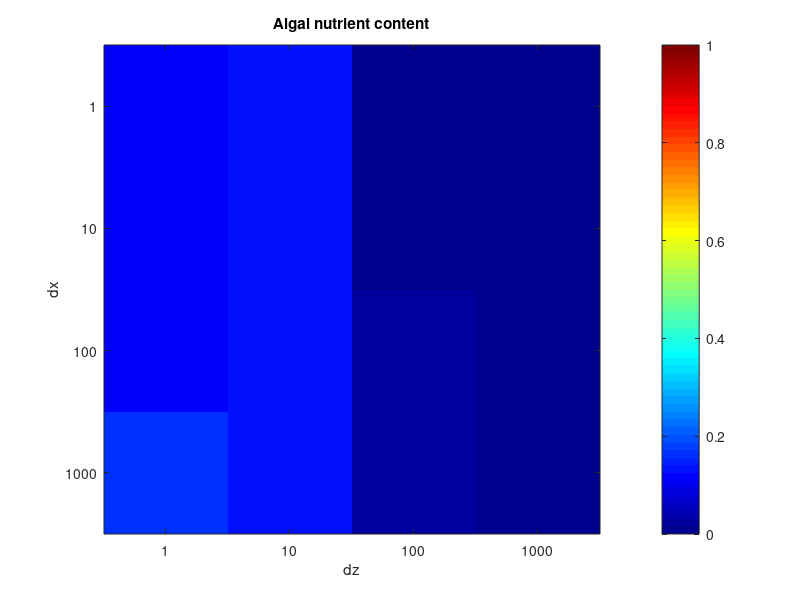
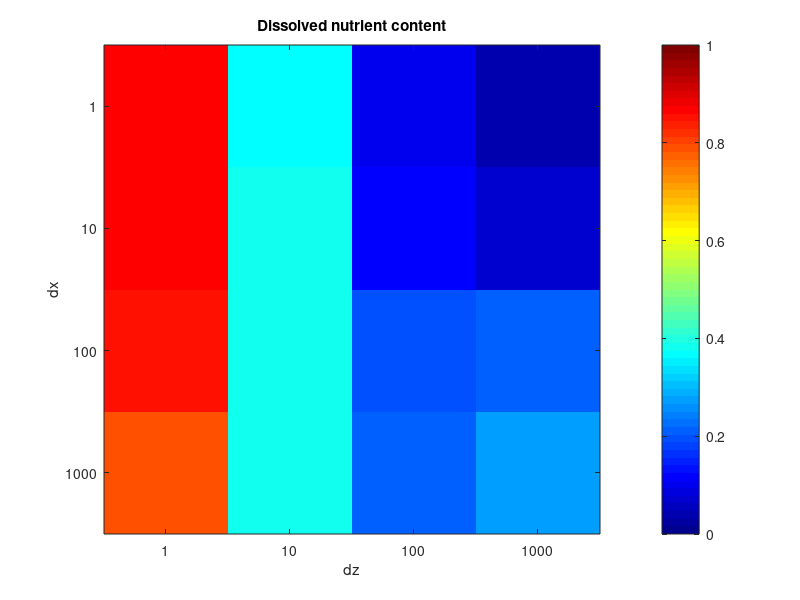
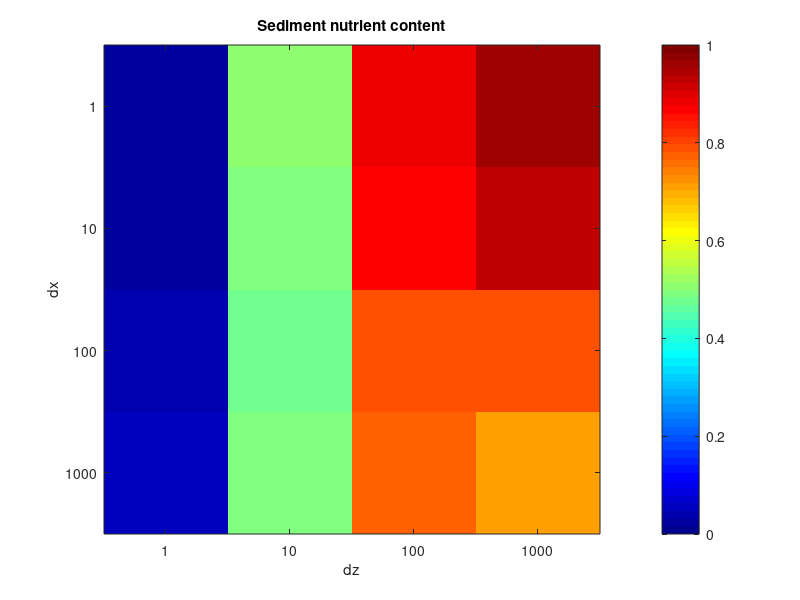

These charts were generated, in order, by the following MATLAB code:
% plots nutrient percentages as a heatmap


%% algae
A = [0.1096 0.1288 0.0075 0.0006; ...
     0.1107 0.1342 0.0115 0.0010; ...
     0.1180 0.1377 0.0162 0.0015; ...
     0.1631 0.1331 0.0165 0.0015];

 dx = [1 10 100 1000];
 dz = [1 10 100 1000];
 figure(1)
 XTick = [ 1 2 3 4];
 YTick = [ 1 2 3 4];
  imagesc(XTick, YTick,A);
%   gca.XTickMode = 'manual';
%     gca_handle.YTickMode = 'manual';
% gca_handle.XTicklabels = dz;
% gca_handle.yticklabels = dx;
set(gca, 'XTick', [1 2 3 4], 'XTickLabel',dz);
set(gca, 'YTick', [1 2 3 4], 'YTickLabel', dx) ;
  colormap(jet);
  colorbar
 title('Algal nutrient content');
 xlabel('dz');
 ylabel('dx');
  caxis([0 1]);
 
 %% Dissolved nutrients
 
 R = [0.8622 0.3632 0.1083 0.0441; ...
      0.8610 0.3772 0.1140 0.0651; ...
     0.8499 0.3855 0.1877 0.2103; ...
     0.7867 0.3762 0.2154 0.2809];

 dx = [1 10 100 1000];
 dz = [1 10 100 1000];
 figure(2)
 XTick = [ 1 2 3 4];
 YTick = [ 1 2 3 4];
  imagesc(XTick, YTick,R);
%   gca.XTickMode = 'manual';
%     gca_handle.YTickMode = 'manual';
% gca_handle.XTicklabels = dz;
% gca_handle.yticklabels = dx;
set(gca, 'XTick', [1 2 3 4], 'XTickLabel',dz);
set(gca, 'YTick', [1 2 3 4], 'YTickLabel', dx) ;
  colormap(jet);
  colorbar
 title('Dissolved nutrient content');
 xlabel('dz');
 ylabel('dx');
  caxis([0 1]);
 
  %% sediment nutrients
 
 Rs = [0.0282 0.5080 0.8842 0.9553; ...
       0.0283 0.4886 0.8745 0.9339; ...
       0.0321 0.4768 0.7961 0.7883; ...
       0.0502 0.4907 0.7680 0.7176];

 dx = [1 10 100 1000];
 dz = [1 10 100 1000];
 figure(3)
 XTick = [ 1 2 3 4];
 YTick = [ 1 2 3 4];
  imagesc(XTick, YTick,Rs);
%   gca.XTickMode = 'manual';
%     gca_handle.YTickMode = 'manual';
% gca_handle.XTicklabels = dz;
% gca_handle.yticklabels = dx;
set(gca, 'XTick', [1 2 3 4], 'XTickLabel',dz);
set(gca, 'YTick', [1 2 3 4], 'YTickLabel', dx) ;
  colormap(jet);
  colorbar
 title('Sediment nutrient content');
 xlabel('dz');
 ylabel('dx');
 caxis([0 1]);
